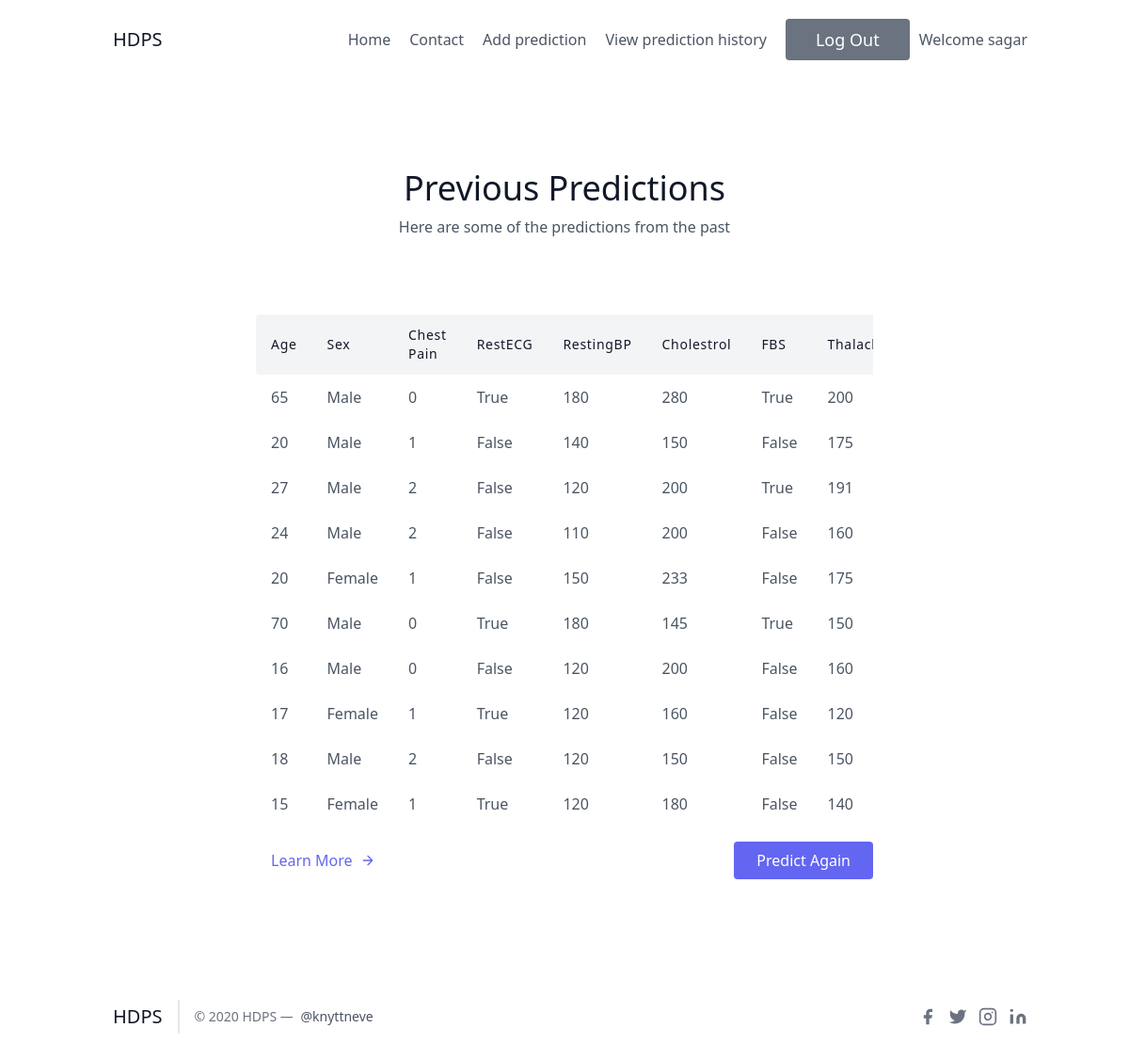
/prediction/predictionhistory (signed in), run on the app's committed database.
### prediction/models.py (models this page shows, shortened)
class Prediction(models.Model):
    user=models.ForeignKey(User,on_delete=models.CASCADE,null=True)
    age=models.IntegerField(_("age"))
    sex=models.BooleanField(_("sex"),choices=sext,max_length=50)
    cp=models.IntegerField(_("cp"),choices=cpt)
    trestps=models.IntegerField(_("trestbps"))
    restecg=models.BooleanField(_("restecg"),choices=restecgt,default=1)
    chol=models.IntegerField(_("chol"))
    fbs=models.BooleanField(_("fbs"),choices=fbst)
    thalach=models.IntegerField(_("thalach"))
    exang=models.BooleanField(_("exang"),choices=exangt)
    oldpeak=models.FloatField(_("oldpeak"))
    slope=models.IntegerField(_("slope"))
    ca=models.IntegerField(_("ca"),choices=cat)
    thal=models.IntegerField(_("thal"),choices=thalt)
    upload_date=models.DateTimeField(default=datetime.now,blank=True)
    target=models.BooleanField(_("target"),choices=targett,null=True)

### prediction/views.py (the view)
# urls.py: path('predictionhistory',views.prediction_history,name='prediction_history'),
@login_required(login_url='/account/login')
def prediction_history(request):
    if request.user.is_authenticated:
        prediction=Prediction.objects.filter(user=request.user).order_by('-upload_date')
        context={
        'prediction':prediction
        }
        return render(request,'predictionform/predictionhistory.html',context)
    else:
        messages.error(request,'You must login to your account first')
        return redirect('login')

### templates/predictionform/predictionhistory.html (shortened to what this page needs)
{% extends 'base.html' %}
{% block content %}
<section class="text-gray-600 body-font">
  <div class="container px-5 py-24 mx-auto">
    <div class="flex flex-col text-center w-full mb-20">
      <h1 class="sm:text-4xl text-3xl font-medium title-font mb-2 text-gray-900">Previous Predictions</h1>
      <p class="lg:w-2/3 mx-auto leading-relaxed text-base">Here are some of the predictions from the past</p>
    </div>
    <div class="lg:w-2/3 w-full mx-auto overflow-auto">
      <table class="table-auto w-full text-left whitespace-no-wrap">
        <thead>
          <tr>
            <th class="px-4 py-3 title-font tracking-wider font-medium text-gray-900 text-sm bg-gray-100 rounded-tl rounded-bl">Age</th>
            <th class="px-4 py-3 title-font tracking-wider font-medium text-gray-900 text-sm bg-gray-100">Sex</th>
            <th class="px-4 py-3 title-font tracking-wider font-medium text-gray-900 text-sm bg-gray-100">Chest Pain</th>
            <th class="px-4 py-3 title-font tracking-wider font-medium text-gray-900 text-sm bg-gray-100">RestECG</th>
            <th class="px-4 py-3 title-font tracking-wider font-medium text-gray-900 text-sm bg-gray-100">RestingBP</th>
              <th class="px-4 py-3 title-font tracking-wider font-medium text-gray-900 text-sm bg-gray-100">Cholestrol</th>
              <th class="px-4 py-3 title-font tracking-wider font-medium text-gray-900 text-sm bg-gray-100">FBS</th>
              <th class="px-4 py-3 title-font tracking-wider font-medium text-gray-900 text-sm bg-gray-100">Thalach</th>
          </tr>
        </thead>
        <tbody>
          <tr>
              {% if prediction %}
              {% for p in prediction %}
            <td class="px-4 py-3">{{ p.age }}</td>
            <td class="px-4 py-3">{% if p.sex %}Male {% else %}Female {% endif %}</td>
            <td class="px-4 py-3">{{ p.cp }}</td>
              <td class="px-4 py-3">{{ p.restecg }}</td>
              <td class="px-4 py-3">{{ p.trestps }}</td>
              <td class="px-4 py-3">{{ p.chol }}</td>
              <td class="px-4 py-3">{{ p.fbs }}</td>
              <td class="px-4 py-3">{{ p.thalach }}</td>
          </tr>
        {% endfor %}
              {% endif %}
        </tbody>
      </table>
    </div>
    <div class="flex pl-4 mt-4 lg:w-2/3 w-full mx-auto">
      <a class="text-indigo-500 inline-flex items-center md:mb-2 lg:mb-0">Learn More
        <svg fill="none" stroke="currentColor" stroke-linecap="round" stroke-linejoin="round" stroke-width="2" class="w-4 h-4 ml-2" viewBox="0 0 24 24">
          <path d="M5 12h14M12 5l7 7-7 7"></path>
        </svg>
      </a>
      <button class="flex ml-auto text-white bg-indigo-500 border-0 py-2 px-6 focus:outline-none hover:bg-indigo-600 rounded"><a href="{% url 'addpredict' %}">Predict Again</a></button>
    </div>
  </div>
</section>
{% endblock %}

### templates/base.html (shortened to what this page needs)
<!DOCTYPE html>
<html>
<head>
    <link href="https://unpkg.com/tailwindcss@^2/dist/tailwind.min.css" rel="stylesheet">
</head>
<body>
{% include 'partials/header.html' %}
{% block content %} {% endblock %}
{% include 'partials/footer.html' %}
{% load static %}
</body>
</html>

### templates/partials/header.html (shortened to what this page needs)
{% load static %}
    <header class="text-gray-600 body-font">
        <div class="container mx-auto flex flex-wrap p-5 flex-col md:flex-row items-center">
            <a class="flex title-font font-medium items-center text-gray-900 mb-4 md:mb-0">
                <span class="ml-3 text-xl">HDPS</span>
            </a>
            <nav class="md:ml-auto flex flex-wrap items-center text-base justify-center">
                <a class="mr-5 hover:text-gray-900" href="{% url 'homepage' %}">Home</a>
                <a class="mr-5 hover:text-gray-900" href="{% url 'contact' %}">Contact</a>
                <a class="mr-5 hover:text-gray-900" href="{% url 'addpredict' %}">Add prediction</a>
                <a class="mr-5 hover:text-gray-900" href="{% url 'prediction_history' %}">View prediction history</a>
            </nav>
           {% if user.is_authenticated %}
                <a href="javascript:{document.getElementById('logout').submit()}">
                <button class="text-white bg-gray-500 border-0 py-2 px-8 focus:outline-none hover:bg-gray-600 rounded text-lg" style="margin-right:10px" >Log Out</button>
                    </a>
                <br>
          <p>Welcome {{user.username}}</p>
                {% endif %}
        </div>
    </header>

### templates/partials/footer.html
<footer class="text-gray-600 body-font">
        <div class="container px-5 py-8 mx-auto flex items-center sm:flex-row flex-col">
            <a class="flex title-font font-medium items-center md:justify-start justify-center text-gray-900">
                <span class="ml-3 text-xl">HDPS</span>
            </a>
            <p class="text-sm text-gray-500 sm:ml-4 sm:pl-4 sm:border-l-2 sm:border-gray-200 sm:py-2 sm:mt-0 mt-4">© 2020 HDPS —
                <a href="https://twitter.com/knyttneve" class="text-gray-600 ml-1" rel="noopener noreferrer" target="_blank">@knyttneve</a>
            </p>
            <span class="inline-flex sm:ml-auto sm:mt-0 mt-4 justify-center sm:justify-start">
                <a class="text-gray-500">
                    <svg fill="currentColor" stroke-linecap="round" stroke-linejoin="round" stroke-width="2" class="w-5 h-5" viewBox="0 0 24 24">
                        <path d="M18 2h-3a5 5 0 00-5 5v3H7v4h3v8h4v-8h3l1-4h-4V7a1 1 0 011-1h3z"></path>
                    </svg>
                </a>
                <a class="ml-3 text-gray-500">
                    <svg fill="currentColor" stroke-linecap="round" stroke-linejoin="round" stroke-width="2" class="w-5 h-5" viewBox="0 0 24 24">
                        <path d="M23 3a10.9 10.9 0 01-3.14 1.53 4.48 4.48 0 00-7.86 3v1A10.66 10.66 0 013 4s-4 9 5 13a11.64 11.64 0 01-7 2c9 5 20 0 20-11.5a4.5 4.5 0 00-.08-.83A7.72 7.72 0 0023 3z"></path>
                    </svg>
                </a>
                <a class="ml-3 text-gray-500">
                    <svg fill="none" stroke="currentColor" stroke-linecap="round" stroke-linejoin="round" stroke-width="2" class="w-5 h-5" viewBox="0 0 24 24">
                        <rect width="20" height="20" x="2" y="2" rx="5" ry="5"></rect>
                        <path d="M16 11.37A4 4 0 1112.63 8 4 4 0 0116 11.37zm1.5-4.87h.01"></path>
                    </svg>
                </a>
                <a class="ml-3 text-gray-500">
                    <svg fill="currentColor" stroke="currentColor" stroke-linecap="round" stroke-linejoin="round" stroke-width="0" class="w-5 h-5" viewBox="0 0 24 24">
                        <path stroke="none" d="M16 8a6 6 0 016 6v7h-4v-7a2 2 0 00-2-2 2 2 0 00-2 2v7h-4v-7a6 6 0 016-6zM2 9h4v12H2z"></path>
                        <circle cx="4" cy="4" r="2" stroke="none"></circle>
                    </svg>
                </a>
            </span>
        </div>
    </footer>
</body>
</html>

### data on the page
Prediction: age "65", sex "Male", cp "0", restecg "True", trestps "180", chol "280", fbs "True", thalach "200"
Prediction: age "20", sex "Male", cp "1", restecg "False", trestps "140", chol "150", fbs "False", thalach "175"
Prediction: age "27", sex "Male", cp "2", restecg "False", trestps "120", chol "200", fbs "True", thalach "191"
Prediction: age "24", sex "Male", cp "2", restecg "False", trestps "110", chol "200", fbs "False", thalach "160"
Prediction: age "20", sex "Female", cp "1", restecg "False", trestps "150", chol "233", fbs "False", thalach "175"
Prediction: age "70", sex "Male", cp "0", restecg "True", trestps "180", chol "145", fbs "True", thalach "150"
Prediction: age "16", sex "Male", cp "0", restecg "False", trestps "120", chol "200", fbs "False", thalach "160"
Prediction: age "17", sex "Female", cp "1", restecg "True", trestps "120", chol "160", fbs "False", thalach "120"
Prediction: age "18", sex "Male", cp "2", restecg "False", trestps "120", chol "150", fbs "False", thalach "150"
Prediction: age "15", sex "Female", cp "1", restecg "True", trestps "120", chol "180", fbs "False", thalach "140"

### other printed values
{{ user.username }} "sagar"
